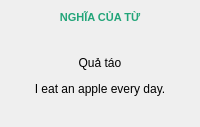
                 <widget class="QWidget" name="cardBackPage">
                  <layout class="QVBoxLayout" name="cardBackLayout">
                   <property name="spacing">
                    <number>12</number>
                   </property>
                   <item>
                    <widget class="QLabel" name="backEyebrow">
                     <property name="styleSheet">
                      <string notr="true">color: #22A579; font-size: 8pt; font-weight: 700;</string>
                     </property>
                     <property name="text">
                      <string>NGHĨA CỦA TỪ</string>
                     </property>
                     <property name="alignment">
                      <set>Qt::AlignCenter</set>
                     </property>
                    </widget>
                   </item>
                   <item>
                    <spacer name="backTopSpacer">
                     <property name="orientation">
                      <enum>Qt::Vertical</enum>
                     </property>
                     <property name="sizeHint" stdset="0">
                      <size>
                       <width>20</width>
                       <height>20</height>
                      </size>
                     </property>
                    </spacer>
                   </item>
                   <item>
                    <widget class="QLabel" name="cardTranslation">
                     <property name="text">
                      <string>Quả táo</string>
                     </property>
                     <property name="alignment">
                      <set>Qt::AlignCenter</set>
                     </property>
                    </widget>
                   </item>
                   <item>
                    <widget class="QLabel" name="exampleText">
                     <property name="text">
                      <string>I eat an apple every day.</string>
                     </property>
                     <property name="alignment">
                      <set>Qt::AlignCenter</set>
                     </property>
                     <property name="wordWrap">
                      <bool>true</bool>
                     </property>
                    </widget>
                   </item>
                   <item>
                    <spacer name="backBottomSpacer">
                     <property name="orientation">
                      <enum>Qt::Vertical</enum>
                     </property>
                     <property name="sizeHint" stdset="0">
                      <size>
                       <width>20</width>
                       <height>20</height>
                      </size>
                     </property>
                    </spacer>
                   </item>
                  </layout>
                 </widget>
